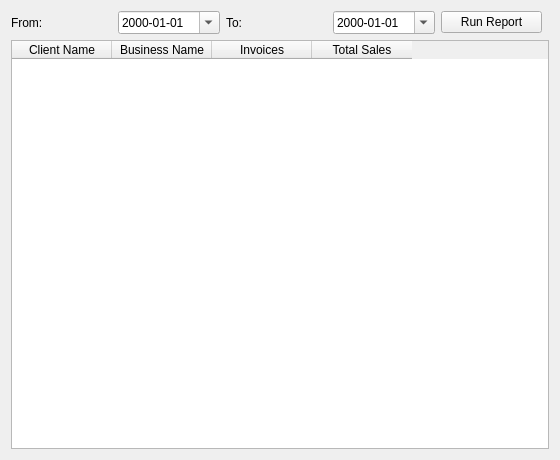
<?xml version="1.0" encoding="UTF-8"?>
<ui version="4.0">
 <class>SalesByCustomer</class>
 <widget class="QWidget" name="SalesByCustomer">
  <property name="geometry">
   <rect>
    <x>0</x>
    <y>0</y>
    <width>560</width>
    <height>460</height>
   </rect>
  </property>
  <property name="windowTitle">
   <string>Sales by Customer</string>
  </property>
  <layout class="QVBoxLayout" name="verticalLayout">
   <item>
    <layout class="QHBoxLayout" name="filterLayout">
     <item>
      <widget class="QLabel" name="StartDate_Label">
       <property name="text"><string>From:</string></property>
       <property name="buddy"><cstring>StartDate_DateEdit</cstring></property>
      </widget>
     </item>
     <item>
      <widget class="QDateEdit" name="StartDate_DateEdit">
       <property name="displayFormat"><string>yyyy-MM-dd</string></property>
       <property name="calendarPopup"><bool>true</bool></property>
      </widget>
     </item>
     <item>
      <widget class="QLabel" name="EndDate_Label">
       <property name="text"><string>To:</string></property>
       <property name="buddy"><cstring>EndDate_DateEdit</cstring></property>
      </widget>
     </item>
     <item>
      <widget class="QDateEdit" name="EndDate_DateEdit">
       <property name="displayFormat"><string>yyyy-MM-dd</string></property>
       <property name="calendarPopup"><bool>true</bool></property>
      </widget>
     </item>
     <item>
      <widget class="QPushButton" name="RunReport_PushButton">
       <property name="text"><string>Run Report</string></property>
      </widget>
     </item>
     <item>
      <spacer name="horizontalSpacer">
       <property name="orientation"><enum>Qt::Orientation::Horizontal</enum></property>
      </spacer>
     </item>
    </layout>
   </item>
   <item>
    <widget class="QTableWidget" name="ReportTable_TableWidget">
     <column>
      <property name="text"><string>Client Name</string></property>
     </column>
     <column>
      <property name="text"><string>Business Name</string></property>
     </column>
     <column>
      <property name="text"><string>Invoices</string></property>
     </column>
     <column>
      <property name="text"><string>Total Sales</string></property>
     </column>
    </widget>
   </item>
  </layout>
 </widget>
 <resources/>
 <connections/>
</ui>
